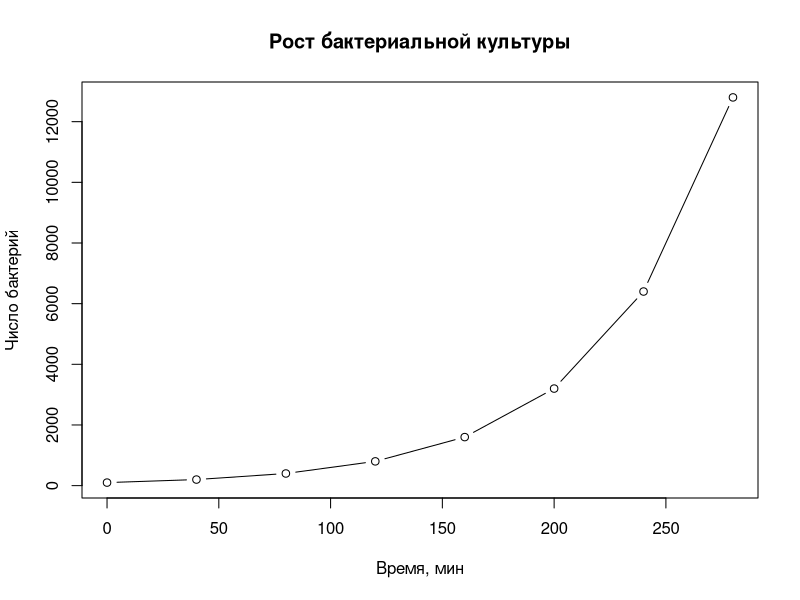
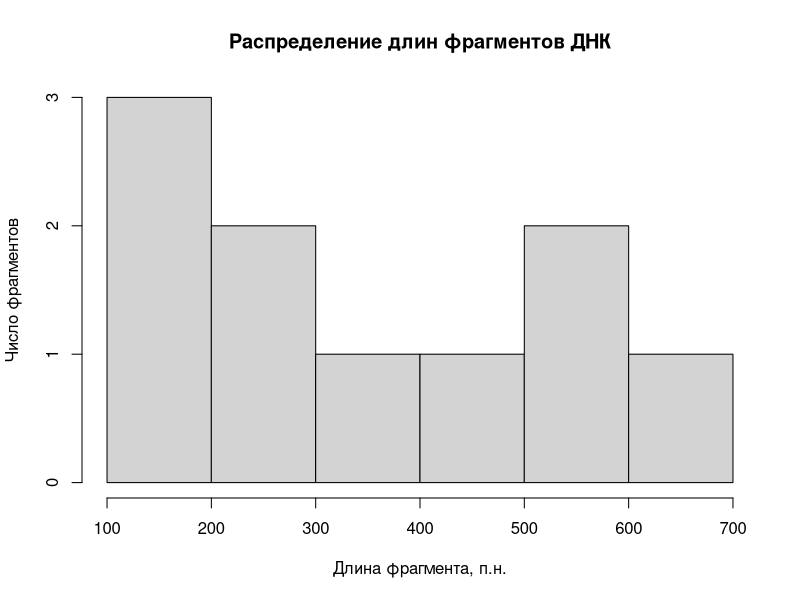

Source code (R) for these figures, in order:
## ---- chunk 1
#| label: task-1-1
n0 <- 2e6              
g <- 1.8 * 0.9    
n_steps <- 180 / 30    

new_pop <- n0 * g^n_steps
new_pop
## ---- chunk 2
#| label: task-1-2
fragments <- c(120, 340, 560, 230, 150, 410, 275, 630, 190, 520)

length(fragments)  # 1) число фрагментов
max(fragments)     # 2.1) наибольший фрагмент
min(fragments)     # 2.2) наименьший фрагмент
sum(fragments)     # 3) длина исходной ДНК(сумма фрагментов)
## ---- chunk 3
#| label: task-1-3-data
proteins <- c(50, 75, NA, 120, 60, 85, 95, NA, 110, 70, 65, NA)
## ---- chunk 4
#| label: task-1-3-type
typeof(proteins); class(proteins)
## ---- chunk 5
#| label: task-1-3-na
typeof(proteins[is.na(proteins)]); typeof(NA)                         
## ---- chunk 6
#| label: task-1-3-sum
mass_no_na <- sum(proteins[!is.na(proteins)])
mass_no_na
## ---- chunk 7
#| label: task-1-3-impute
proteins_imp <- proteins
proteins_imp[is.na(proteins_imp)] <- mean(proteins[!is.na(proteins)])

mass_imp <- sum(proteins_imp)
mass_imp - mass_no_na  
## ---- chunk 8
#| label: task-1-3-convert
vec <- c("50", "75", NA)
num_vec <- as.numeric(vec)
typeof(vec); typeof(num_vec)
## ---- chunk 9
#| label: task-1-4
cells <- c(100, 200, 400, 800, 1600, 3200, 6400, 12800)

ratios <- cells[-1] / cells[-length(cells)]  
all(ratios == 2)
## ---- chunk 10
#| label: task-1-5-data
gene_names <- c("TP53", "BRCA1", "EGFR", "MYC", "PTEN", "AKT1", "KRAS", "NRAS",
                "BRAF", "CDKN2A", "PIK3CA", "SMAD4", "APC", "RB1", "MTOR",
                "CTNNB1", "MAPK1", "JAK2", "STAT3", "NOTCH1")

control_expr <- c(11.8, 14.7, 12.9, 10.2, 13.6, 12.1, 14.0, 11.5, 11.3,
                  15.8, 9.2, 13.4, 12.0, 14.3, 10.7, 12.6, 10.1, 11.9,
                  14.8, 9.9)

sample_expr <- c(12.4, 15.1, NA, 9.8, 14.2, 11.7, 13.5, NA, 10.9,
                 16.3, 8.7, 12.8, NA, 14.9, 11.2, 13.1, 9.5, NA,
                 15.6, 10.4)
## ---- chunk 11
#| label: task-1-5-range
max(sample_expr[!is.na(sample_expr)])
min(sample_expr[!is.na(sample_expr)])
## ---- chunk 12
#| label: task-1-5-mean
complete <- !is.na(control_expr) & !is.na(sample_expr)
mean(sample_expr[complete]) - mean(control_expr[complete])
## ---- chunk 13
#| label: task-1-5-up
up <- complete & sample_expr > control_expr
sum(up)
gene_names[up]
## ---- chunk 14
#| label: fig-growth
#| fig-cap: "Число бактерий во времени"
time <- seq(0, by = 40, length.out = length(cells))

plot(time, cells, type = "b",
     xlab = "Время, мин", ylab = "Число бактерий",
     main = "Рост бактериальной культуры")
## ---- chunk 15
#| label: fig-fragments
#| fig-cap: "Гистограмма длин фрагментов ДНК"
hist(fragments,
     xlab = "Длина фрагмента, п.н.", ylab = "Число фрагментов",
     main = "Распределение длин фрагментов ДНК")
